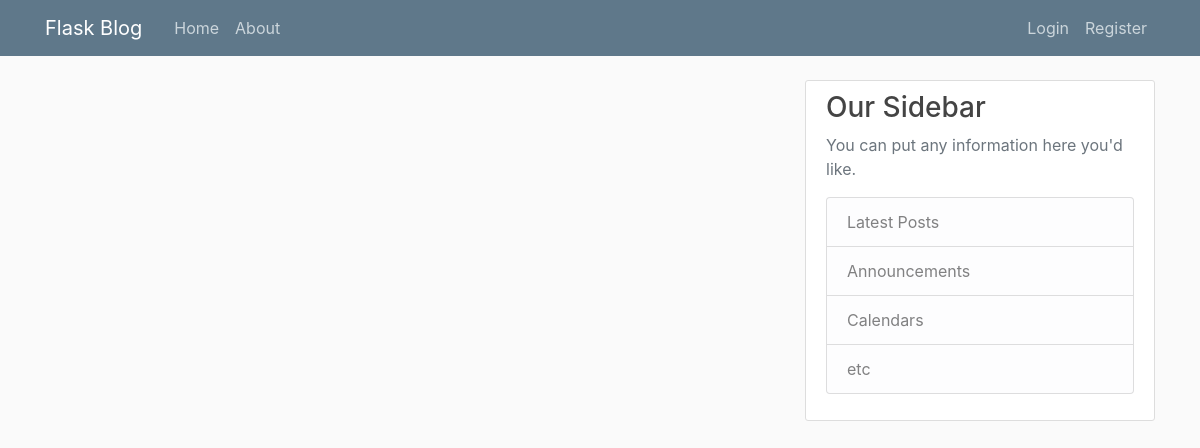
Page /home on the earlier database version.
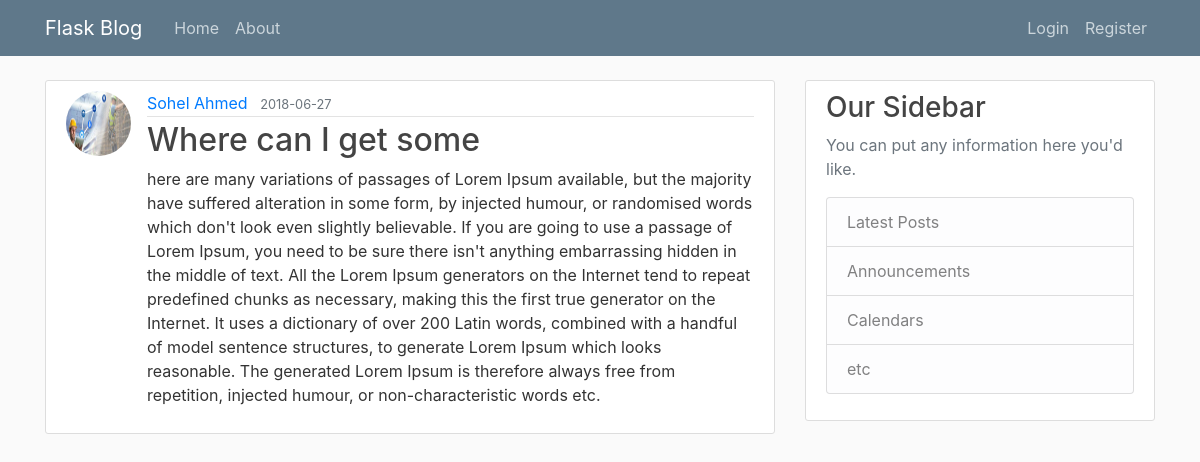
Same page on the later database version.
### flaskblog/models.py (models this page shows, shortened)
class Post(db.Model):
    id = db.Column(db.Integer,primary_key=True)
    title = db.Column(db.String(100),nullable = False)
    date_posted = db.Column(db.DateTime,nullable = False,default=datetime.utcnow)
    content = db.Column(db.Text,nullable=False)
    user_id = db.Column(db.Integer,db.ForeignKey('user.id'),nullable=False)

class User(db.Model,UserMixin):
    id = db.Column(db.Integer,primary_key=True)
    username = db.Column(db.String(20),unique=True,nullable=False)
    email = db.Column(db.String(120),unique=True,nullable=False)
    image_file = db.Column(db.String(20),nullable=False,default='default.jpg')
    password = db.Column(db.String(60),nullable=False)
    posts = db.relationship('Post',backref='author',lazy=True)

### flaskblog/routes.py (the view)
@app.route("/")
@app.route("/home")
def home():
	posts = Post.query.all()
	return render_template('home.html',posts=posts)

### flaskblog/templates/home.html
{% extends "layout.html" %}
{% block content %}
    {% for post in posts %}
        <article class="media content-section">
          <img class="rounded-circle article-img" src="{{ url_for('static',filename='profile_pics/'+post.author.image_file) }}">
          <div class="media-body">
            <div class="article-metadata">
              <a class="mr-2" href="#">{{ post.author.username }}</a>
              <small class="text-muted">{{ post.date_posted.strftime('%Y-%m-%d') }}</small>
            </div>
            <h2><a class="article-title" href="#">{{ post.title }}</a></h2>
            <p class="article-content">{{ post.content }}</p>
          </div>
        </article>
    {% endfor %}
{% endblock content %}

### flaskblog/templates/layout.html (shortened to what this page needs)
<!DOCTYPE html>
<html>
<head>
        <link rel="stylesheet" href="https://maxcdn.bootstrapcdn.com/bootstrap/4.0.0/css/bootstrap.min.css">
        <link rel="stylesheet" type="text/css" href="{{ url_for('static', filename='main.css') }}">
</head>
<body>
    <header class="site-header">
            <nav class="navbar navbar-expand-md navbar-dark bg-steel fixed-top">
                <div class="container">
                    <a class="navbar-brand mr-4" href="/">Flask Blog</a>
                    <div class="collapse navbar-collapse" id="navbarToggle">
                        <div class="navbar-nav mr-auto">
                            <a class="nav-item nav-link" href="{{url_for('home')}}">Home</a>
                            <a class="nav-item nav-link" href="{{url_for('about')}}">About</a>
                        </div>
                        <div class="navbar-nav">
                            {% if current_user.is_authenticated %}
                                <a class="nav-item nav-link" href="{{url_for('new_post')}}">New Post</a>
                                <a class="nav-item nav-link" href="{{url_for('account')}}">Account</a>
                                <a class="nav-item nav-link" href="{{url_for('logout')}}">Logout</a>
                            {% else %}
                                <a class="nav-item nav-link" href="{{url_for('login')}}">Login</a>
                                <a class="nav-item nav-link" href="{{url_for('register')}}">Register</a>
                            {% endif %}
                        </div>
                    </div>
                </div>
            </nav>
        </header>
    <main role="main" class="container">
        <div class="row">
            <div class="col-md-8">
                {% block content %}{% endblock %}
            </div>
            <div class="col-md-4">
            <div class="content-section">
                <h3>Our Sidebar</h3>
                <p class='text-muted'>You can put any information here you'd like.
                <ul class="list-group">
                    <li class="list-group-item list-group-item-light">Latest Posts</li>
                    <li class="list-group-item list-group-item-light">Announcements</li>
                    <li class="list-group-item list-group-item-light">Calendars</li>
                    <li class="list-group-item list-group-item-light">etc</li>
                </ul>
                </p>
            </div>
            </div>
        </div>
    </main>
</body>
</html>

### flaskblog/static/main.css (style rules this page uses)
body { background: #fafafa; color: #333333; margin-top: 5rem; }
h1, h2, h3, h4, h5, h6 { color: #444444; }
.bg-steel { background-color: #5f788a; }
.site-header .navbar-nav .nav-link { color: #cbd5db; }
.content-section { background: #ffffff; padding: 10px 20px; border: 1px solid #dddddd; border-radius: 3px; margin-bottom: 20px; }
.article-title { color: #444444; }
.article-content { white-space: pre-line; }
.article-img { height: 65px; width: 65px; margin-right: 16px; }
.article-metadata { padding-bottom: 1px; margin-bottom: 4px; border-bottom: 1px solid #e3e3e3 }

Differences in the rows shown:
added Post: image_file (picture), author.username "Sohel Ahmed", date_posted "2018-06-27", title "Where can I get some", content "here are many variations of passages of Lorem Ipsum available, but the majority have suffered alteration in some form, by injected humour, or randomised words which don't look even slightly believable. If you are going to use a passage of Lorem Ipsum, you need to be sure there isn't anything embarrassing hidden in the middle of text. All the Lorem Ipsum generators on the Internet tend to repeat predefined chunks as necessary, making this the first true generator on the Internet. It uses a dictionary of over 200 Latin words, combined with a handful of model sentence structures, to generate Lorem Ipsum which looks reasonable. The generated Lorem Ipsum is therefore always free from repetition,…"
